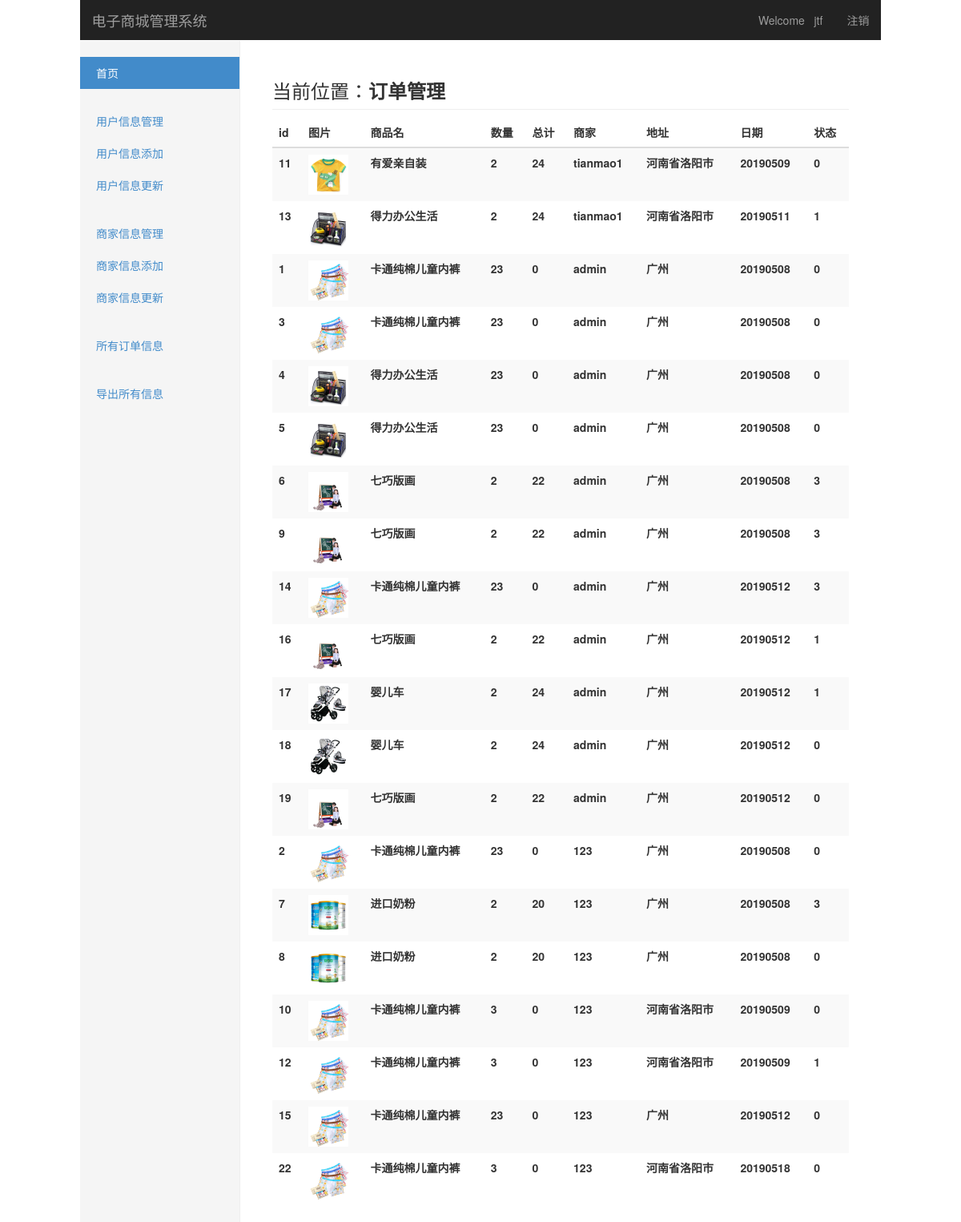
Screenshot of /admin/manager/order/orderform.php (signed in) with the database file from the repository.
### tables this page shows
CREATE TABLE `orderform` (
  `id` int(8) NOT NULL AUTO_INCREMENT,
  `user_id` int(20) NOT NULL,
  `trader_id` int(20) NOT NULL,
  `product_id` int(20) NOT NULL,
  `num` int(10) DEFAULT NULL,
  `address` varchar(50) NOT NULL,
  `date` varchar(50) NOT NULL,
  `state` int(2) NOT NULL,
  `price` int(10) NOT NULL,
  PRIMARY KEY (`id`)
);

CREATE TABLE `product` (
  `id` int(8) NOT NULL AUTO_INCREMENT,
  `name` varchar(50) NOT NULL,
  `price` int(20) NOT NULL,
  `num` int(20) NOT NULL,
  `trader_id` int(20) DEFAULT NULL,
  `picture` varchar(50) DEFAULT NULL,
  `del` int(2) DEFAULT NULL,
  PRIMARY KEY (`id`)
);

CREATE TABLE `trader` (
  `id` int(8) NOT NULL AUTO_INCREMENT,
  `username` varchar(50) NOT NULL,
  `password` varchar(50) NOT NULL,
  `phone_num` varchar(50) NOT NULL,
  `del` int(2) DEFAULT NULL,
  PRIMARY KEY (`id`)
);

### admin/manager/order/orderform.php (the view, shortened to what this page needs)
<?php
include '../../../public/header.php';
$link = $db->link;
$sql="SELECT orderform.*,product.name,product.picture,trader.username
FROM orderform,trader,product
where   orderform.trader_id=trader.id
and orderform.product_id=product.id
 ";
$result=mysql_query($sql,$link);
?>
<div class="col-sm-9   col-md-8 col-md-offset-3  main">
    <h3 class="sub-header">当前位置：<strong>订单管理</strong></h3>
    <div class="table-responsive">
        <table class="table table-striped table-hover">
            <thead>
            <tr>
            <tr>
                <th>id</th>
                <th>图片</th>
                <th>商品名</th>
                <th>数量</th>
                <th>总计</th>
                <th>商家</th>
                <th>地址</th>
                <th>日期</th>
                <th>状态</th>
            </tr>
            </tr>
            </thead>
            <tbody>
            <?php while($row=mysql_fetch_assoc($result)){ ?>
                <tr >
                    <th ><?php echo $row['id'] ?> </th>
                    <th ><img style="height: 50px;width: 50px;" src="../../../<?php echo $row['picture'] ?>" /> </th>
                    <th ><?php echo $row['name'] ?> </th>
                    <th ><?php echo $row['num'] ?> </th>
                    <th ><?php echo $row['price'] ?> </th>
                    <th ><?php echo $row['username'] ?> </th>
                    <th ><?php echo $row['address'] ?> </th>
                    <th ><?php echo $row['date'] ?> </th>
                    <th ><?php echo $row['state'] ?> </th>
                </tr>
            <?php } ?>
            </tbody>
        </table>
    </div>
</div>
<?php
include '../../../public/bottom.php';
?>

### public/css/dashboard.css (style rules this page uses)
.sub-header { padding-bottom: 10px; border-bottom: 1px solid #eee; }
.main { padding: 20px; }
@media (min-width: 768px) { .main { padding-right: 40px; padding-left: 40px; } }

### public/header.php (style rules this page uses)
* { margin: 0px;padding: 0px; }

### rows the page displays
orderform: id "11", product.picture (picture), product.name "有爱亲自装", num "2", price "24", trader.username "tianmao1", address "河南省洛阳市", date "20190509", state "0"
orderform: id "13", product.picture (picture), product.name "得力办公生活", num "2", price "24", trader.username "tianmao1", address "河南省洛阳市", date "20190511", state "1"
orderform: id "1", product.picture (picture), product.name "卡通纯棉儿童内裤", num "23", price "0", trader.username "admin", address "广州", date "20190508", state "0"
orderform: id "3", product.picture (picture), product.name "卡通纯棉儿童内裤", num "23", price "0", trader.username "admin", address "广州", date "20190508", state "0"
orderform: id "4", product.picture (picture), product.name "得力办公生活", num "23", price "0", trader.username "admin", address "广州", date "20190508", state "0"
orderform: id "5", product.picture (picture), product.name "得力办公生活", num "23", price "0", trader.username "admin", address "广州", date "20190508", state "0"
orderform: id "6", product.picture (picture), product.name "七巧版画", num "2", price "22", trader.username "admin", address "广州", date "20190508", state "3"
orderform: id "9", product.picture (picture), product.name "七巧版画", num "2", price "22", trader.username "admin", address "广州", date "20190508", state "3"
orderform: id "14", product.picture (picture), product.name "卡通纯棉儿童内裤", num "23", price "0", trader.username "admin", address "广州", date "20190512", state "3"
orderform: id "16", product.picture (picture), product.name "七巧版画", num "2", price "22", trader.username "admin", address "广州", date "20190512", state "1"
orderform: id "17", product.picture (picture), product.name "婴儿车", num "2", price "24", trader.username "admin", address "广州", date "20190512", state "1"
orderform: id "18", product.picture (picture), product.name "婴儿车", num "2", price "24", trader.username "admin", address "广州", date "20190512", state "0"
orderform: id "19", product.picture (picture), product.name "七巧版画", num "2", price "22", trader.username "admin", address "广州", date "20190512", state "0"
orderform: id "2", product.picture (picture), product.name "卡通纯棉儿童内裤", num "23", price "0", trader.username "123", address "广州", date "20190508", state "0"
orderform: id "7", product.picture (picture), product.name "进口奶粉", num "2", price "20", trader.username "123", address "广州", date "20190508", state "3"
orderform: id "8", product.picture (picture), product.name "进口奶粉", num "2", price "20", trader.username "123", address "广州", date "20190508", state "0"
orderform: id "10", product.picture (picture), product.name "卡通纯棉儿童内裤", num "3", price "0", trader.username "123", address "河南省洛阳市", date "20190509", state "0"
orderform: id "12", product.picture (picture), product.name "卡通纯棉儿童内裤", num "3", price "0", trader.username "123", address "河南省洛阳市", date "20190509", state "1"
orderform: id "15", product.picture (picture), product.name "卡通纯棉儿童内裤", num "23", price "0", trader.username "123", address "广州", date "20190512", state "0"
orderform: id "22", product.picture (picture), product.name "卡通纯棉儿童内裤", num "3", price "0", trader.username "123", address "河南省洛阳市", date "20190518", state "0"

### other values shown
$_SESSION["username"] "jtf"
